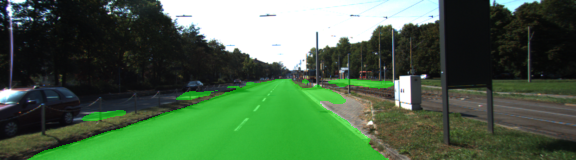
#> input picture latest_run/um_000000.png, 576 x 160 px; its folder holds only this picture in this run
$ python -i road_sequence.py   (imports and definitions only)
#> lines starting #> are read from the running program, lines starting #| are printed output that depends on the picture
from keras.utils import Sequence
import cv2
import numpy as np
from glob import glob

BACKGROUND_COLOR = [255, 0, 0]


# [14 lines left out: function load_data, not called in this run]


def normalize_tf(image):
  return np.float32(image) / 127.5 - 1.0


# [12 lines left out: function augmentation_fn, not called in this run]


class RoadSequence(Sequence):
  # [12 lines left out: function __init__, not called in this run]

  def __len__(self):
    return int(np.ceil(len(self.image_fns) / float(self.batch_size)))

  # [5 lines left out: function shuffle_data, not called in this run]

  def on_epoch_end(self):
    self.shuffle_data()

  # [39 lines left out: function __getitem__, not called in this run]


def blur(image, k=7):
  image = cv2.GaussianBlur(image, (k, k), 0)
  return image


def change_illumination(image, sat_limit=(-12, 12), val_limit=(-30, 30)):
#> called with sat_limit = (-12, 12), val_limit = (-30, 30)
  image = cv2.cvtColor(image, cv2.COLOR_RGB2HSV)
#> image: shape (160, 576, 3); mean H, S, V 59.6, 77.2, 102.1
  h, s, v = cv2.split(image)
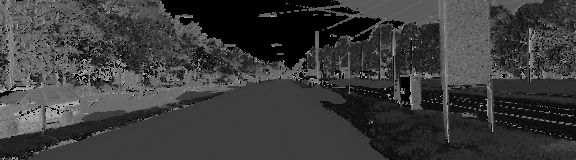
#> h: shape (160, 576); min 0, max 179, mean 59.6
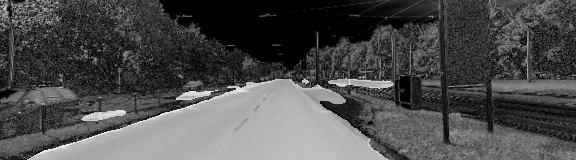
#> s: shape (160, 576); min 0, max 238, mean 77.2
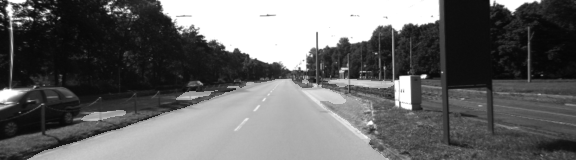
#> v: shape (160, 576); min 5, max 255, mean 102.1
  sat_shift = np.random.uniform(sat_limit[0], sat_limit[1])
  s = cv2.add(s, sat_shift)
  value_shift = np.random.uniform(val_limit[0], val_limit[1])
  v = cv2.add(v, value_shift)
  image = np.dstack((h, s, v))
#> image: shape (160, 576, 3); mean H, S, V 59.6, 78.2, 113.5
  image = cv2.cvtColor(image, cv2.COLOR_HSV2RGB)
  return image

>>> import cv2
>>> picture = cv2.cvtColor(cv2.imread('../latest_run/um_000000.png'), cv2.COLOR_BGR2RGB)
>>> result = change_illumination(picture)

$ run again, on latest_run/um_000001.png
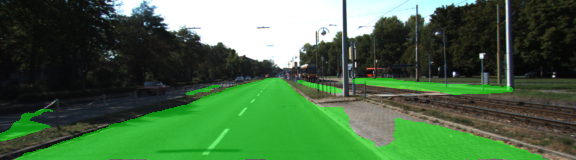
#> input picture latest_run/um_000001.png, 576 x 160 px
#> in change_illumination, `h, s, v = cv2.split(image)`:
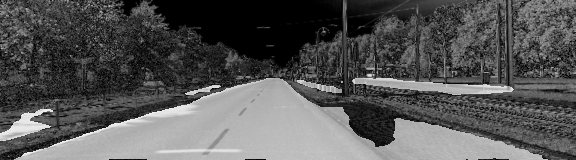
#> s: shape (160, 576); min 0, max 238, mean 86.5
#> in change_illumination, `h, s, v = cv2.split(image)`:
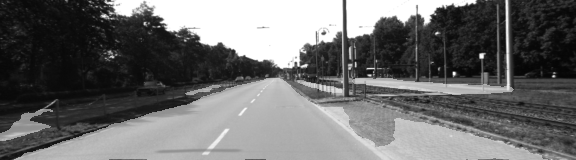
#> v: shape (160, 576); min 5, max 255, mean 107.8

$ run again, on latest_run/um_000004.png
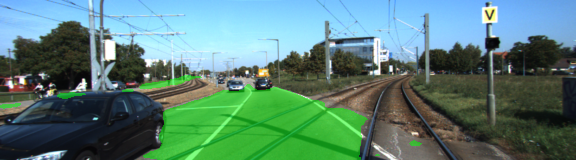
#> input picture latest_run/um_000004.png, 576 x 160 px
#> in change_illumination, `h, s, v = cv2.split(image)`:
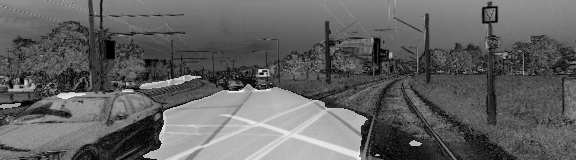
#> s: shape (160, 576); min 0, max 242, mean 98.4
#> in change_illumination, `h, s, v = cv2.split(image)`:
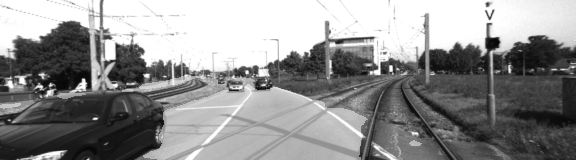
#> v: shape (160, 576); min 7, max 255, mean 143.6
